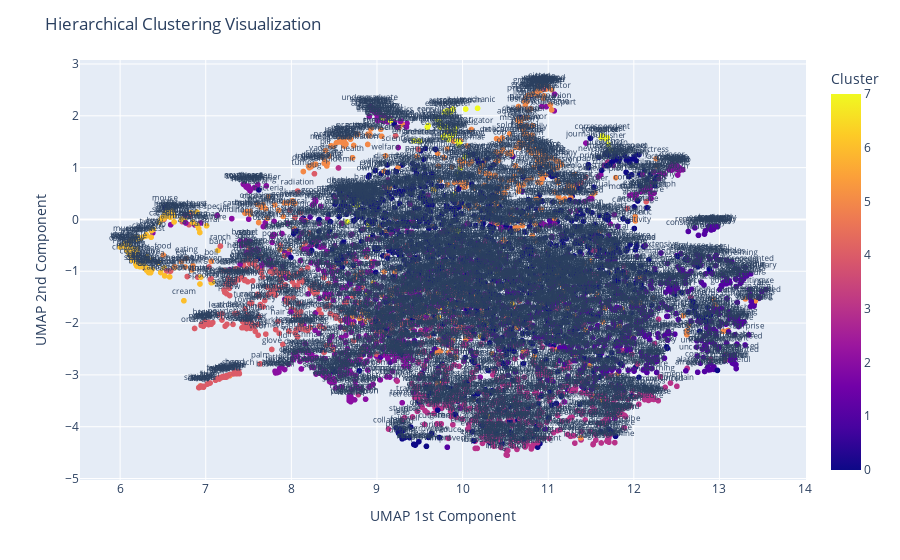

Source (notebook cell):
### Code cell
# Reduce the dimensionality of embeddings using UMAP
reducer = umap.UMAP()
reduced_embeddings = reducer.fit_transform(embeddings)
data = {
    'UMAP 1st Component': reduced_embeddings[:, 0],
    'UMAP 2nd Component': reduced_embeddings[:, 1],
    'Word': answers,
    'Cluster': cluster_labels
}
fig = px.scatter(data_frame=data, x='UMAP 1st Component', y='UMAP 2nd Component', color='Cluster', text='Word')
fig.update_traces(textposition='top center', textfont_size=8)
fig.update_layout(title='Hierarchical Clustering Visualization', legend_title_text='Cluster')
fig.show()

### Figure 1 — Plotly figure (JSON) as saved in the notebook; plotly's stock layout.template omitted (floating-point values rounded to 4 significant figures; data arrays with more than 128 entries replaced by an {"elided": "..."} marker saying what was removed)
{"data": [{"hovertemplate": "UMAP 1st Component=%{x}<br>UMAP 2nd Component=%{y}<br>Word=%{text}<br>Cluster=%{marker.color}<extra></extra>", "legendgroup": "", "marker": {"color": {"elided": "4200 int values"}, "coloraxis": "coloraxis", "symbol": "circle"}, "mode": "markers+text", "name": "", "showlegend": false, "text": {"elided": "4200 str values"}, "textfont": {"size": 8}, "textposition": "top center", "type": "scattergl", "x": {"elided": "4200 float values"}, "xaxis": "x", "y": {"elided": "4200 float values"}, "yaxis": "y"}], "layout": {"coloraxis": {"colorbar": {"title": {"text": "Cluster"}}, "colorscale": [[0, "#0d0887"], [0.1111, "#46039f"], [0.2222, "#7201a8"], [0.3333, "#9c179e"], [0.4444, "#bd3786"], [0.5556, "#d8576b"], [0.6667, "#ed7953"], [0.7778, "#fb9f3a"], [0.8889, "#fdca26"], [1, "#f0f921"]]}, "legend": {"title": {"text": "Cluster"}, "tracegroupgap": 0}, "margin": {"t": 60}, "title": {"text": "Hierarchical Clustering Visualization"}, "xaxis": {"anchor": "y", "domain": [0, 1], "title": {"text": "UMAP 1st Component"}}, "yaxis": {"anchor": "x", "domain": [0, 1], "title": {"text": "UMAP 2nd Component"}}}}
